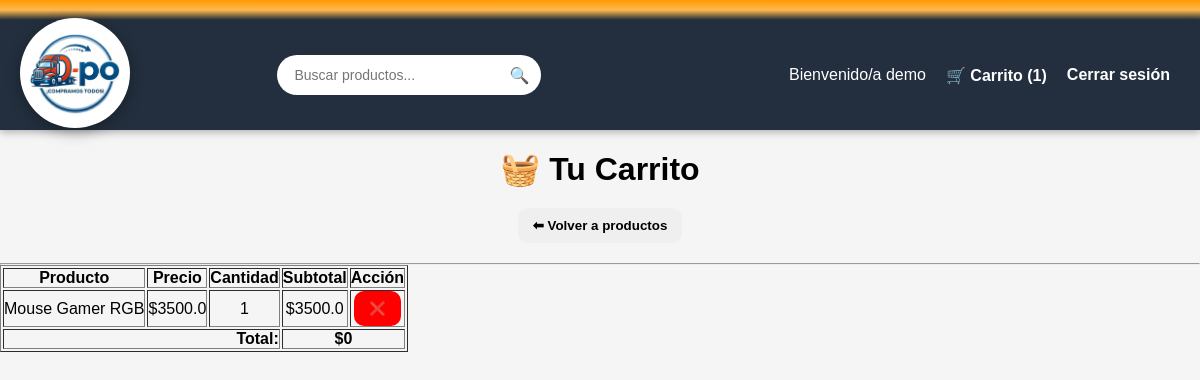
/carrito (signed in), run on an earlier commit of the app's database.
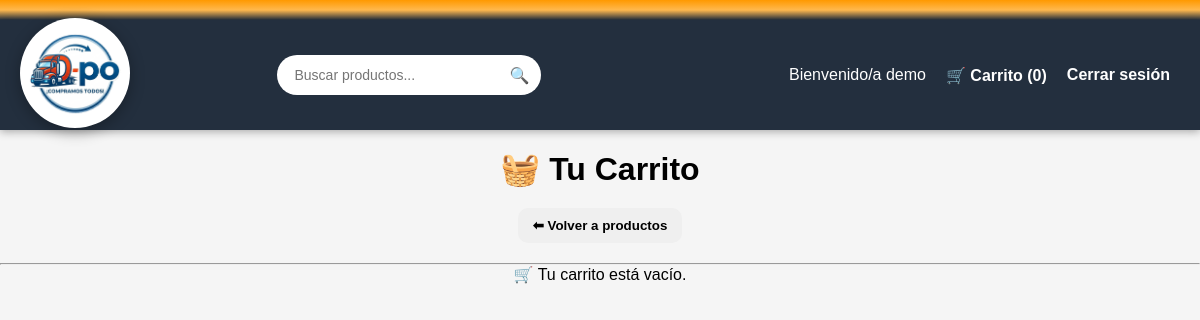
And on a later commit of the database.
### tables this page shows
CREATE TABLE productos (
    id INTEGER PRIMARY KEY AUTOINCREMENT,
    nombre TEXT NOT NULL,
    precio REAL NOT NULL,
    stock INTEGER NOT NULL,
    min_compradores INTEGER NOT NULL,
    compradores_actual INTEGER DEFAULT 0,
    descripcion TEXT,
    imagen TEXT
);

### app.py (the view)
@app.route('/carrito')
def carrito():
    if 'usuario_id' not in session:
        return redirect(url_for('login'))
    usuario = session['usuario_nombre']
    conn = get_db_connection()
    cursor = conn.cursor()
    cursor.execute('''
        SELECT p.id, p.nombre, p.precio, COUNT(*) as cantidad
        FROM carrito c
        JOIN productos p ON c.producto_id = p.id
        WHERE c.usuario = ?
        GROUP BY p.id
    ''', (usuario,))
    filas = cursor.fetchall()
    conn.close()
    items = []
    for f in filas:
        items.append({
            "id": f[0],
            "nombre": f[1],
            "precio": f[2],
            "cantidad": f[3]
        })
    return render_template('carrito.html', items=items)

### app.py (called while the page is built)
def get_db_connection():
    conn = sqlite3.connect(db_path)
    return conn

@app.context_processor
def inject_carrito_count():
    if 'usuario_nombre' in session:
        conn = get_db_connection()
        cursor = conn.cursor()
        cursor.execute(
            "SELECT COUNT(*) FROM carrito WHERE usuario = ?",
            (session['usuario_nombre'],)
        )
        count = cursor.fetchone()[0]
        conn.close()
    else:
        count = 0
    return dict(carrito_count=count)

### templates/carrito.html (shortened to what this page needs)
<!DOCTYPE html>
<html lang="es">
<head>
    <link rel="stylesheet" href="{{ url_for('static', filename='css/style.css') }}">
</head>
<body>
<div class="top-bar"></div>
{% include 'navbar.html' %}
<h1>🧺 Tu Carrito</h1>
<div style="margin-bottom: 20px;">
    {% if session.get('ultimo_producto') %}
        <a href="{{ url_for('detalle_producto', producto_id=session['ultimo_producto']) }}">
            <button>⬅ Volver al producto</button>
        </a>
    {% else %}
        <a href="{{ url_for('home') }}">
            <button>⬅ Volver a productos</button>
        </a>
    {% endif %}
</div>
<hr>
{% if items %}
<table border="1" cellpadding="10">
    <tr>
        <th>Producto</th>
        <th>Precio</th>
        <th>Cantidad</th>
        <th>Subtotal</th>
        <th>Acción</th>
    </tr>
    {% set total = 0 %}
    {% for item in items %}
        {% set subtotal = item['precio'] * item['cantidad'] %}
        {% set total = total + subtotal %}
        <tr>
            <td>{{ item['nombre'] }}</td>
            <td>${{ item['precio'] }}</td>
            <td>{{ item['cantidad'] }}</td>
            <td>${{ subtotal }}</td>
            <td>
                <a href="{{ url_for('eliminar_del_carrito', producto_id=item['id']) }}">
                    <button style="background-color:red;">❌</button>
                </a>
            </td>
        </tr>
    {% endfor %}
    <tr>
        <td colspan="3" style="text-align:right; font-weight:bold;">Total:</td>
        <td colspan="2"><strong>${{ total }}</strong></td>
    </tr>
</table>
{% else %}
<p>🛒 Tu carrito está vacío.</p>
{% endif %}
</body>
</html>

What changed in the data, as far as the page shows it:
no longer on this page (row edited): productos: nombre "Mouse Gamer RGB", precio "3500.0", cantidad "1"
Also different on the page:
{{ carrito_count }}: "1" → "0"
{{ total }}: "0" → (not shown)
text no longer shown: "Producto Precio Cantidad Subtotal Acción Total: $"
text now shown: "🛒 Tu carrito está vacío."
